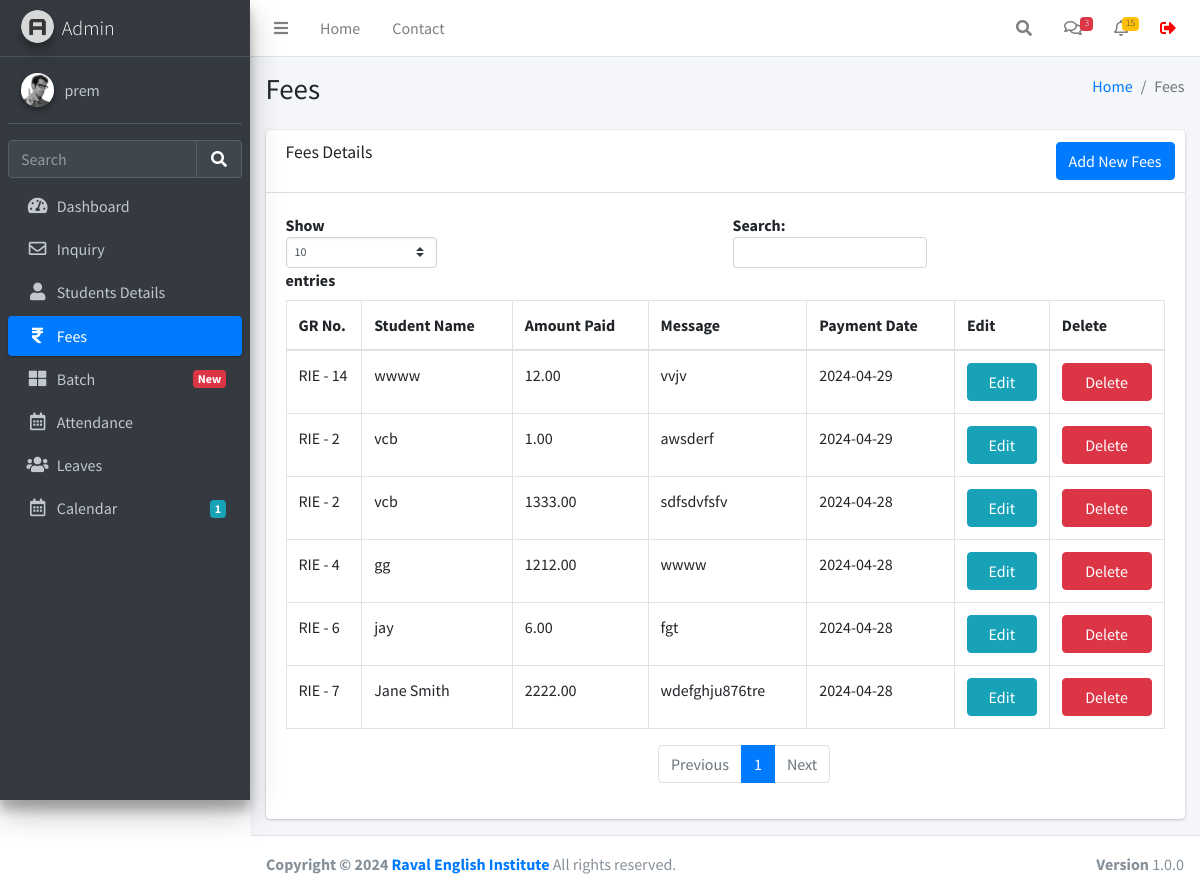
Screenshot of /fees.php (signed in) with the database file from the repository.
### tables this page shows
CREATE TABLE `users` (
  `id` int(11) NOT NULL,
  `username` varchar(255) NOT NULL,
  `fullname` varchar(255) NOT NULL,
  `email` varchar(255) NOT NULL,
  `mobile` varchar(255) NOT NULL,
  `password` varchar(255) NOT NULL,
  `created_at` datetime NOT NULL DEFAULT current_timestamp()
);

CREATE TABLE `receipt` (
  `id` int(11) NOT NULL,
  `student_id` int(11) NOT NULL,
  `amount` decimal(10,2) NOT NULL,
  `payment_date` date NOT NULL,
  `message` varchar(255) DEFAULT NULL,
  `created_at` timestamp NOT NULL DEFAULT current_timestamp()
);

CREATE TABLE `studentinfo` (
  `id` int(11) NOT NULL,
  `name` varchar(255) DEFAULT NULL,
  `batch` varchar(100) DEFAULT NULL,
  `father_name` varchar(255) DEFAULT NULL,
  `mother_name` varchar(255) DEFAULT NULL,
  `dob` date DEFAULT NULL,
  `gender` varchar(50) DEFAULT NULL,
  `mobile_number` varchar(15) DEFAULT NULL,
  `fee_status` varchar(50) DEFAULT NULL,
  `profession` varchar(100) DEFAULT NULL,
  `address` varchar(255) DEFAULT NULL,
  `admission_time` date DEFAULT NULL,
  `created_at` datetime NOT NULL DEFAULT current_timestamp()
);

### function.php (called while the page is built, shortened)
<?php
require_once('db.php');
function selectFromTable($tableName, $columns, $whereConditions) {
    global $db;
    try {
        $sql = "SELECT " . implode(', ', $columns) . " FROM $tableName";
        $stmt = $db->prepare($sql);
        $stmt->execute();
        return $stmt->fetchAll(PDO::FETCH_ASSOC);
    } catch (PDOException $e) {
        return false;
    }
}
?>

### fees.php (the view, shortened to what this page needs)
<!DOCTYPE html>
<html lang="en">
<head>
</head>
<?php
include ('./header.php');
?>
<div class="content-wrapper">
  <div class="content-header">
    <div class="container-fluid">
      <div class="row mb-2">
        <div class="col-sm-6">
          <h1 class="m-0">Fees</h1>
        </div>
        <div class="col-sm-6">
          <ol class="breadcrumb float-sm-right">
            <li class="breadcrumb-item"><a href="./dashboard.php">Home</a></li>
            <li class="breadcrumb-item active">Fees</li>
          </ol>
        </div>
      </div>
    </div>
  </div>
  <section class="content">
    <div class="container-fluid">
      <div class="row">
        <div class="col-12">
          <div class="card">
            <div class="card-header">
              <h3 class="card-title">Fees Details</h3>
              <div class="card-tools">
                <a href="./feesform.php" class="btn btn-primary">Add New Fees</a>
              </div>
            </div>
            <div class="card-body">
              <div class="table-responsive">
                <table id="example1" class="table table-bordered">
                  <thead>
                    <tr>
                      <th>GR No.</th>
                      <th>Student Name</th>
                      <th>Amount Paid</th>
                      <th>Message</th>
                      <th>Payment Date</th>
                      <th>Edit</th>
                      <th>Delete</th>
                    </tr>
                  </thead>
                  <tbody>
                    <?php
                    require_once 'function.php';
                    $results = selectFromTable('receipt r JOIN studentinfo s ON r.student_id = s.id', ['r.id', 'r.student_id', 's.name', 'r.amount', 'r.message', 'r.payment_date'], []);
                    foreach ($results as $row) {
                      echo "<tr>";
                      echo "<td> RIE - " . $row['student_id'] . "</td>";
                      echo "<td>" . $row['name'] . "</td>";
                      echo "<td>" . $row['amount'] . "</td>";
                      echo "<td>" . $row['message'] . "</td>";
                      echo "<td>" . $row['payment_date'] . "</td>";
                      echo "<td><a href='feesform.php?id=" . $row['id'] . "' class='btn btn-info col-md-12'>Edit</a></td>";
                      echo "<td><a href='javascript:void(0);' onclick='confirmDelete(" . $row['id'] . ")' class='btn btn-danger col-md-12'>Delete</a></td>";
                      echo "</tr>";
                    }
                    ?>
                  </tbody>
                </table>
              </div>
            </div>
          </div>
        </div>
      </div>
    </div>
  </section>
</div>
<?php include ('./footer.php'); ?>

### header.php (shortened to what this page needs)
<?php
require_once 'db.php';
$query = $db->prepare("SELECT * FROM users WHERE id = :id");
$query->execute(['id' => $_SESSION['user_id']]);
$user = $query->fetch(PDO::FETCH_ASSOC);
?>
<!DOCTYPE html>
<html lang="en">
<head>
  <link rel="stylesheet" href="./plugins/fontawesome-free/css/all.min.css">
  <link rel="stylesheet" href="https://code.ionicframework.com/ionicons/2.0.1/css/ionicons.min.css">
  <link rel="stylesheet" href="./plugins/icheck-bootstrap/icheck-bootstrap.min.css">
  <link rel="stylesheet" href="./asset/css/adminlte.min.css">
</head>
<body class="hold-transition sidebar-mini layout-fixed">
<div class="wrapper">
  <nav class="main-header navbar navbar-expand navbar-white navbar-light sticky-top">
    <ul class="navbar-nav">
      <li class="nav-item">
        <a class="nav-link" data-widget="pushmenu" href="#" role="button"><i class="fas fa-bars"></i></a>
      </li>
      <li class="nav-item d-none d-sm-inline-block">
        <a href="./dashboard.php" class="nav-link">Home</a>
      </li>
      <li class="nav-item d-none d-sm-inline-block">
        <a href="#" class="nav-link">Contact</a>
      </li>
    </ul>
    <ul class="navbar-nav ml-auto">
      <li class="nav-item">
        <a class="nav-link" data-widget="navbar-search" href="#" role="button">
          <i class="fas fa-search"></i>
        </a>
      </li>
      <li class="nav-item dropdown">
        <a class="nav-link" data-toggle="dropdown" href="#">
          <i class="far fa-comments"></i>
          <span class="badge badge-danger navbar-badge">3</span>
        </a>
      </li>
      <li class="nav-item dropdown">
        <a class="nav-link" data-toggle="dropdown" href="#">
          <i class="far fa-bell"></i>
          <span class="badge badge-warning navbar-badge">15</span>
        </a>
      </li>
      <li class="nav-item">
        <form method="POST">
        <button class="nav-link" type="submit" name="logout" style="
        text-decoration: none;
        border: none;
        background-color: transparent;">
        <i class="fas fa-sign-out-alt" style="color: red;"></i>
        </button>
      </li>
    </ul>
  </nav>
  <aside class="main-sidebar sidebar-dark-primary elevation-4">
    <a href="./dashboard.php" class="brand-link">
      <img src="./asset/img/AdminLTELogo.png" alt="AdminLTE Logo" class="brand-image img-circle elevation-3" style="opacity: .8">
      <span class="brand-text font-weight-light">Admin</span>
    </a>
    <div class="sidebar">
      <div class="user-panel mt-3 pb-3 mb-3 d-flex">
        <div class="image">
          <img src="./asset/img/user2-160x160.jpg" class="img-circle elevation-2" alt="User Image">
        </div>
        <div class="info">
          <a href="./profile.php" class="d-block"><?php echo $user['username']; ?></a>
        </div>
      </div>
      <div class="form-inline">
        <div class="input-group" data-widget="sidebar-search">
          <input class="form-control form-control-sidebar" type="search" placeholder="Search" aria-label="Search">
          <div class="input-group-append">
            <button class="btn btn-sidebar">
              <i class="fas fa-search fa-fw"></i>
            </button>
          </div>
        </div>
      </div>
      <nav class="mt-2">
        <ul class="nav nav-pills nav-sidebar flex-column" data-widget="treeview" role="menu" data-accordion="false">
          <li class="nav-item">
            <a href="./dashboard.php" class="nav-link
            <?php if (strpos($_SERVER['REQUEST_URI'], 'dashboard.php') !== false) {echo "active";}?>">
              <i class="nav-icon fas fa-tachometer-alt"></i>
              <p>
                Dashboard
              </p>
            </a>
          </li>
          <li class="nav-item">
            <a href="./inquiry.php" class="nav-link
            <?php if (strpos($_SERVER['REQUEST_URI'], 'inquiry.php') !== false) {echo "active";}?>">
              <i class="nav-icon far fa-envelope"></i>
              <p>
              Inquiry
              </p>
            </a>
          <li class="nav-item">
            <a href="./studentsdetails.php" class="nav-link
            <?php if (strpos($_SERVER['REQUEST_URI'], 'studentsdetails.php') !== false) {echo "active";}?>">
              <i class="nav-icon fas fa-user"></i>
              <p>
                Students Details
              </p>
            </a>
          </li>
          <li class="nav-item">
            <a href="./fees.php" class="nav-link
            <?php if (strpos($_SERVER['REQUEST_URI'], 'fees.php') !== false) {echo "active";}?>">
            <i class="nav-icon fas fa-rupee-sign"></i>
              <p>
                Fees
              </p>
            </a>
          </li>
          <li class="nav-item">
            <a href="./batch.php" class="nav-link
            <?php if (strpos($_SERVER['REQUEST_URI'], 'batch.php') !== false) {echo "active";}?>">
            <i class="nav-icon fas fa-th-large"></i>
              <p>
                Batch
                <span class="badge badge-danger right">New</span>
              </p>
            </a>
          </li>
          <li class="nav-item">
            <a href="./attendance.php" class="nav-link
            <?php if (strpos($_SERVER['REQUEST_URI'], 'attendance.php') !== false) {echo "active";}?>">
              <i class="nav-icon far fa-calendar-alt"></i>
              <p>
                Attendance
              </p>
            </a>
          </li>
          <li class="nav-item">
            <a href="./leaves.php" class="nav-link
            <?php if (strpos($_SERVER['REQUEST_URI'], 'leaves.php') !== false) {echo "active";}?>">
              <i class="nav-icon fas fa-users"></i>
              <p>
                Leaves
              </p>
            </a>
          </li>
          <li class="nav-item">
            <a href="./calendar.php" class="nav-link
            <?php if (strpos($_SERVER['REQUEST_URI'], 'calendar.php') !== false) {echo "active";}?>">
              <i class="nav-icon far fa-calendar-alt"></i>
              <p>
                Calendar
                <span class="badge badge-info right">1</span>
              </p>
            </a>
          </li>
        </ul>
      </nav>
    </div>
  </aside>

### rows the page displays
users: username "prem"
receipt: student "2", student.name "vcb", amount "1.00", message "awsderf", payment_date "2024-04-29"
receipt: student "4", student.name "gg", amount "1212.00", message "wwww", payment_date "2024-04-28"
receipt: student "2", student.name "vcb", amount "1333.00", message "sdfsdvfsfv", payment_date "2024-04-28"
receipt: student "6", student.name "jay", amount "6.00", message "fgt", payment_date "2024-04-28"
receipt: student "7", student.name "Jane Smith", amount "2222.00", message "wdefghju876tre", payment_date "2024-04-28"
receipt: student "14", student.name "wwww", amount "12.00", message "vvjv", payment_date "2024-04-29"
